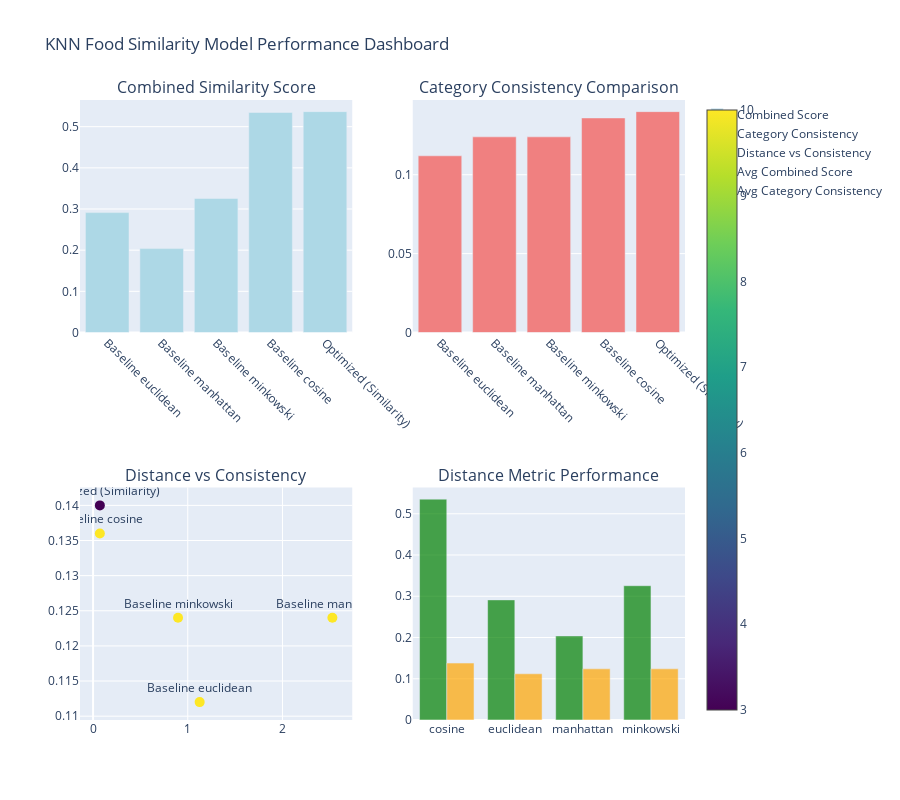

The notebook cell saved with this chart:
### Markdown cell above
## Why Food Similarity Analysis?

**Purpose**: Compare different KNN configurations to identify the best model for finding nutritionally similar foods in our meal recommendation system.

**Why This Matters**:

- **Distance Metrics**: Different metrics (Euclidean, Manhattan, Minkowski, Cosine) capture different types of similarity in nutritional data
- **K-Value Optimization**: Finding the right number of neighbors balances specificity and diversity in recommendations
- **Category Consistency**: Measures how well the model groups foods from similar categories together
- **Distance Quality**: Lower average distances indicate more precise nutritional similarity matching

**Key Similarity Metrics**:

- **Average Distance**: How close similar foods are nutritionally (lower = better)
- **Category Consistency**: How often similar foods belong to the same food category (higher = better)
- **Combined Score**: Balanced metric combining both distance and consistency
- **Hyperparameter Impact**: K-values and distance metrics significantly affect prediction quality
- **Cross-Validation vs Test**: Ensures our model generalizes well to unseen food data
- **Multiple Metrics**: Accuracy alone can be misleading with imbalanced food categories

**What We're Looking For**:

- Consistent performance across CV and test sets (no overfitting)
- High F1-scores indicating good balance between precision and recall
- Optimal distance metric for nutritional similarity
- Best K-value that avoids both underfitting (too high K) and overfitting (too low K)

**Business Impact**: Choosing the wrong model could lead to poor meal recommendations, affecting user satisfaction in the meal planning system.

### Code cell
%pip install plotly

# Import required Plotly components
from plotly.subplots import make_subplots
import plotly.graph_objects as go

# Create comparison dataframe from similarity_comparison
comparison_df = pd.DataFrame(similarity_comparison)

# Create comprehensive performance visualization
fig = make_subplots(
    rows=2, cols=2,
    subplot_titles=('Combined Similarity Score', 'Category Consistency Comparison', 
                   'Distance vs Consistency', 'Distance Metric Performance'),
    specs=[[{"secondary_y": False}, {"secondary_y": False}],
           [{"secondary_y": False}, {"secondary_y": False}]]
)

# 1. Combined Similarity Score Bar Chart
fig.add_trace(
    go.Bar(x=comparison_df['Model'], y=comparison_df['Combined_Score'],
           name='Combined Score', marker_color='lightblue'),
    row=1, col=1
)

# 2. Category Consistency Bar Chart
fig.add_trace(
    go.Bar(x=comparison_df['Model'], y=comparison_df['Category_Consistency'],
           name='Category Consistency', marker_color='lightcoral'),
    row=1, col=2
)

# 3. Distance vs Consistency Scatter
fig.add_trace(
    go.Scatter(x=comparison_df['Avg_Distance'], y=comparison_df['Category_Consistency'],
               mode='markers+text', text=comparison_df['Model'],
               textposition='top center', name='Distance vs Consistency',
               marker=dict(size=10, color=comparison_df['K_Value'], 
                          colorscale='viridis', showscale=True)),
    row=2, col=1
)

# 4. Distance Metric Performance
metric_performance = comparison_df.groupby('Distance_Metric')[['Combined_Score', 'Category_Consistency']].mean().reset_index()
fig.add_trace(
    go.Bar(x=metric_performance['Distance_Metric'], y=metric_performance['Combined_Score'],
           name='Avg Combined Score', marker_color='green', opacity=0.7),
    row=2, col=2
)
fig.add_trace(
    go.Bar(x=metric_performance['Distance_Metric'], y=metric_performance['Category_Consistency'],
           name='Avg Category Consistency', marker_color='orange', opacity=0.7),
    row=2, col=2
)

# Update layout
fig.update_layout(
    height=800, 
    title_text="KNN Food Similarity Model Performance Dashboard",
    showlegend=True
)

# Update x-axis labels for readability
fig.update_xaxes(tickangle=45, row=1, col=1)
fig.update_xaxes(tickangle=45, row=1, col=2)

fig.show()

print("\n✅ Interactive food similarity performance dashboard created!")

### Figure 1 — Plotly figure (JSON) as saved in the notebook; plotly's stock layout.template omitted (floating-point values rounded to 4 significant figures)
{"data": [{"marker": {"color": "lightblue"}, "name": "Combined Score", "type": "bar", "x": ["Baseline euclidean", "Baseline manhattan", "Baseline minkowski", "Baseline cosine", "Optimized (Similarity)"], "xaxis": "x", "y": [0.2912, 0.2038, 0.3255, 0.5345, 0.5365], "yaxis": "y"}, {"marker": {"color": "lightcoral"}, "name": "Category Consistency", "type": "bar", "x": ["Baseline euclidean", "Baseline manhattan", "Baseline minkowski", "Baseline cosine", "Optimized (Similarity)"], "xaxis": "x2", "y": [0.112, 0.124, 0.124, 0.136, 0.14], "yaxis": "y2"}, {"marker": {"color": [10, 10, 10, 10, 3], "colorscale": [[0, "#440154"], [0.1111, "#482878"], [0.2222, "#3e4989"], [0.3333, "#31688e"], [0.4444, "#26828e"], [0.5556, "#1f9e89"], [0.6667, "#35b779"], [0.7778, "#6ece58"], [0.8889, "#b5de2b"], [1, "#fde725"]], "showscale": true, "size": 10}, "mode": "markers+text", "name": "Distance vs Consistency", "text": ["Baseline euclidean", "Baseline manhattan", "Baseline minkowski", "Baseline cosine", "Optimized (Similarity)"], "textposition": "top center", "type": "scatter", "x": [1.126, 2.527, 0.8972, 0.07178, 0.07176], "xaxis": "x3", "y": [0.112, 0.124, 0.124, 0.136, 0.14], "yaxis": "y3"}, {"marker": {"color": "green"}, "name": "Avg Combined Score", "opacity": 0.7, "type": "bar", "x": ["cosine", "euclidean", "manhattan", "minkowski"], "xaxis": "x4", "y": [0.5355, 0.2912, 0.2038, 0.3255], "yaxis": "y4"}, {"marker": {"color": "orange"}, "name": "Avg Category Consistency", "opacity": 0.7, "type": "bar", "x": ["cosine", "euclidean", "manhattan", "minkowski"], "xaxis": "x4", "y": [0.138, 0.112, 0.124, 0.124], "yaxis": "y4"}], "layout": {"annotations": [{"font": {"size": 16}, "showarrow": false, "text": "Combined Similarity Score", "x": 0.225, "xanchor": "center", "xref": "paper", "y": 1, "yanchor": "bottom", "yref": "paper"}, {"font": {"size": 16}, "showarrow": false, "text": "Category Consistency Comparison", "x": 0.775, "xanchor": "center", "xref": "paper", "y": 1, "yanchor": "bottom", "yref": "paper"}, {"font": {"size": 16}, "showarrow": false, "text": "Distance vs Consistency", "x": 0.225, "xanchor": "center", "xref": "paper", "y": 0.375, "yanchor": "bottom", "yref": "paper"}, {"font": {"size": 16}, "showarrow": false, "text": "Distance Metric Performance", "x": 0.775, "xanchor": "center", "xref": "paper", "y": 0.375, "yanchor": "bottom", "yref": "paper"}], "height": 800, "showlegend": true, "title": {"text": "KNN Food Similarity Model Performance Dashboard"}, "xaxis": {"anchor": "y", "domain": [0, 0.45], "tickangle": 45}, "xaxis2": {"anchor": "y2", "domain": [0.55, 1], "tickangle": 45}, "xaxis3": {"anchor": "y3", "domain": [0, 0.45]}, "xaxis4": {"anchor": "y4", "domain": [0.55, 1]}, "yaxis": {"anchor": "x", "domain": [0.625, 1]}, "yaxis2": {"anchor": "x2", "domain": [0.625, 1]}, "yaxis3": {"anchor": "x3", "domain": [0, 0.375]}, "yaxis4": {"anchor": "x4", "domain": [0, 0.375]}}}
